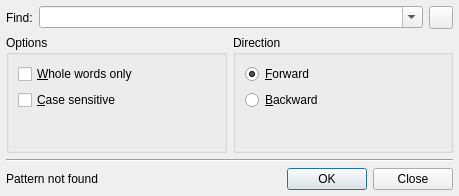
<ui version="4.0" >
 <author>Pere Constans</author>
 <class>findDialog</class>
 <widget class="QDialog" name="findDialog" >
  <property name="geometry" >
   <rect>
    <x>0</x>
    <y>0</y>
    <width>459</width>
    <height>196</height>
   </rect>
  </property>
  <property name="windowTitle" >
   <string>Find in text - cb2Bib</string>
  </property>
  <layout class="QGridLayout" >
   <property name="margin" >
    <number>6</number>
   </property>
   <property name="spacing" >
    <number>6</number>
   </property>
   <item row="1" column="0" >
    <widget class="QGroupBox" name="groupBox" >
     <property name="sizePolicy" >
      <sizepolicy vsizetype="Expanding" hsizetype="Expanding" >
       <horstretch>0</horstretch>
       <verstretch>0</verstretch>
      </sizepolicy>
     </property>
     <property name="title" >
      <string>Options</string>
     </property>
     <layout class="QGridLayout" >
      <property name="margin" >
       <number>9</number>
      </property>
      <property name="spacing" >
       <number>6</number>
      </property>
      <item row="1" column="0" >
       <widget class="QCheckBox" name="checkCase" >
        <property name="text" >
         <string>&amp;Case sensitive</string>
        </property>
       </widget>
      </item>
      <item row="2" column="0" >
       <spacer>
        <property name="orientation" >
         <enum>Qt::Vertical</enum>
        </property>
        <property name="sizeHint" stdset="0" >
         <size>
          <width>180</width>
          <height>16</height>
         </size>
        </property>
       </spacer>
      </item>
      <item row="0" column="0" >
       <widget class="QCheckBox" name="checkWords" >
        <property name="text" >
         <string>&amp;Whole words only</string>
        </property>
       </widget>
      </item>
     </layout>
    </widget>
   </item>
   <item row="0" column="0" colspan="2" >
    <layout class="QHBoxLayout" >
     <property name="spacing" >
      <number>6</number>
     </property>
     <property name="margin" >
      <number>0</number>
     </property>
     <item>
      <widget class="QLabel" name="TextLabel1" >
       <property name="text" >
        <string>Find:</string>
       </property>
       <property name="buddy" >
        <cstring>comboFind</cstring>
       </property>
      </widget>
     </item>
     <item>
      <widget class="c2bComboBox" name="comboFind" >
       <property name="sizePolicy" >
        <sizepolicy vsizetype="Fixed" hsizetype="Expanding" >
         <horstretch>0</horstretch>
         <verstretch>0</verstretch>
        </sizepolicy>
       </property>
       <property name="editable" >
        <bool>true</bool>
       </property>
       <property name="duplicatesEnabled" >
        <bool>false</bool>
       </property>
      </widget>
     </item>
     <item>
      <widget class="QToolButton" name="clearB" >
       <property name="toolTip" >
        <string>Clear Text</string>
       </property>
       <property name="text" >
        <string/>
       </property>
       <property name="icon" >
        <iconset resource="cb2bib.qrc" >
         <normaloff>:/icons/icons/clear_left.png</normaloff>:/icons/icons/clear_left.png</iconset>
       </property>
      </widget>
     </item>
    </layout>
   </item>
   <item row="3" column="0" >
    <widget class="QLabel" name="notFound" >
     <property name="text" >
      <string>Pattern not found</string>
     </property>
    </widget>
   </item>
   <item row="3" column="1" >
    <widget class="QDialogButtonBox" name="buttonBox" >
     <property name="orientation" >
      <enum>Qt::Horizontal</enum>
     </property>
     <property name="standardButtons" >
      <set>QDialogButtonBox::Close|QDialogButtonBox::Ok</set>
     </property>
    </widget>
   </item>
   <item row="1" column="1" >
    <widget class="QGroupBox" name="groupBox_2" >
     <property name="sizePolicy" >
      <sizepolicy vsizetype="Expanding" hsizetype="Expanding" >
       <horstretch>0</horstretch>
       <verstretch>0</verstretch>
      </sizepolicy>
     </property>
     <property name="title" >
      <string>Direction</string>
     </property>
     <layout class="QGridLayout" >
      <property name="margin" >
       <number>9</number>
      </property>
      <property name="spacing" >
       <number>6</number>
      </property>
      <item row="2" column="0" >
       <spacer>
        <property name="orientation" >
         <enum>Qt::Vertical</enum>
        </property>
        <property name="sizeHint" stdset="0" >
         <size>
          <width>147</width>
          <height>16</height>
         </size>
        </property>
       </spacer>
      </item>
      <item row="1" column="0" >
       <widget class="QRadioButton" name="radioBackward" >
        <property name="text" >
         <string>&amp;Backward</string>
        </property>
       </widget>
      </item>
      <item row="0" column="0" >
       <widget class="QRadioButton" name="radioForward" >
        <property name="text" >
         <string>&amp;Forward</string>
        </property>
        <property name="checked" >
         <bool>true</bool>
        </property>
       </widget>
      </item>
     </layout>
    </widget>
   </item>
   <item row="2" column="0" colspan="2" >
    <widget class="Line" name="line5" >
     <property name="frameShape" >
      <enum>QFrame::HLine</enum>
     </property>
     <property name="frameShadow" >
      <enum>QFrame::Sunken</enum>
     </property>
     <property name="orientation" >
      <enum>Qt::Horizontal</enum>
     </property>
    </widget>
   </item>
  </layout>
 </widget>
 <layoutdefault spacing="6" margin="11" />
 <customwidgets>
  <customwidget>
   <class>c2bComboBox</class>
   <extends>QComboBox</extends>
   <header>c2bComboBox.h</header>
  </customwidget>
 </customwidgets>
 <tabstops>
  <tabstop>comboFind</tabstop>
  <tabstop>clearB</tabstop>
  <tabstop>checkWords</tabstop>
  <tabstop>checkCase</tabstop>
  <tabstop>radioForward</tabstop>
  <tabstop>radioBackward</tabstop>
 </tabstops>
 <resources>
  <include location="cb2bib.qrc" />
 </resources>
 <connections>
  <connection>
   <sender>clearB</sender>
   <signal>clicked()</signal>
   <receiver>comboFind</receiver>
   <slot>clearEditText()</slot>
   <hints>
    <hint type="sourcelabel" >
     <x>380</x>
     <y>18</y>
    </hint>
    <hint type="destinationlabel" >
     <x>244</x>
     <y>28</y>
    </hint>
   </hints>
  </connection>
  <connection>
   <sender>buttonBox</sender>
   <signal>rejected()</signal>
   <receiver>findDialog</receiver>
   <slot>reject()</slot>
   <hints>
    <hint type="sourcelabel" >
     <x>125</x>
     <y>202</y>
    </hint>
    <hint type="destinationlabel" >
     <x>309</x>
     <y>226</y>
    </hint>
   </hints>
  </connection>
  <connection>
   <sender>buttonBox</sender>
   <signal>accepted()</signal>
   <receiver>findDialog</receiver>
   <slot>accept()</slot>
   <hints>
    <hint type="sourcelabel" >
     <x>200</x>
     <y>202</y>
    </hint>
    <hint type="destinationlabel" >
     <x>211</x>
     <y>170</y>
    </hint>
   </hints>
  </connection>
 </connections>
</ui>
